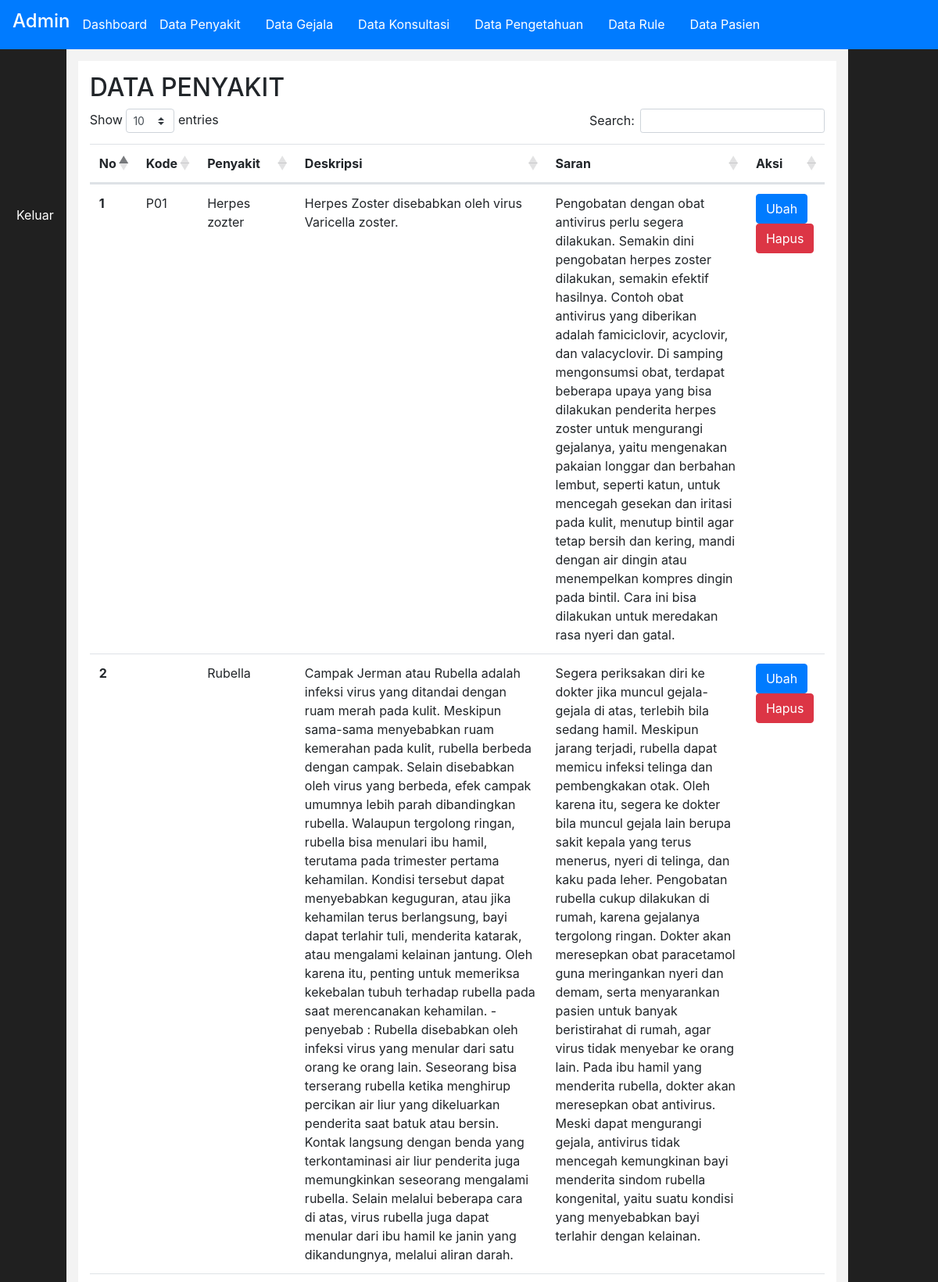
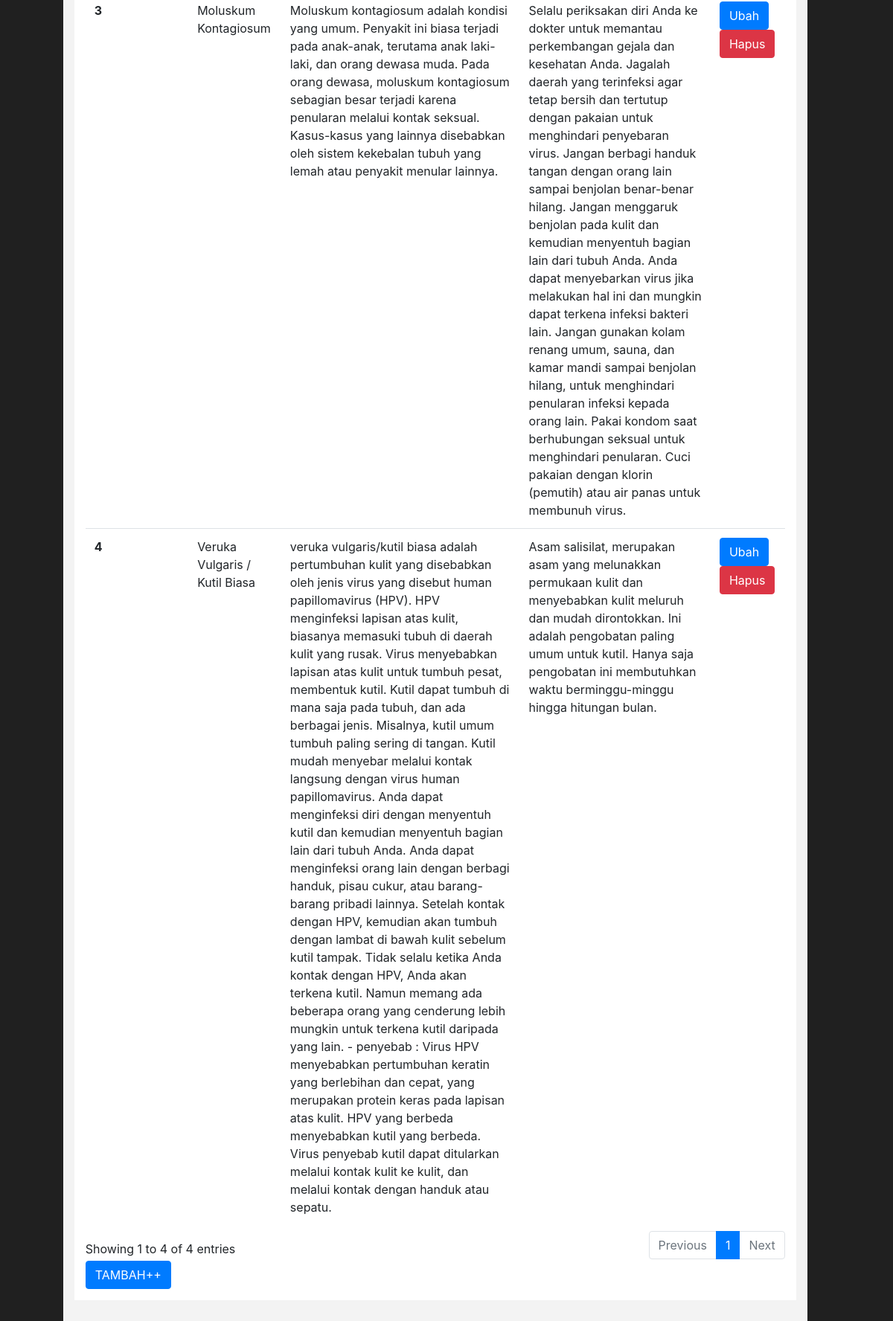
/admin/index.php?halaman=penyakit (signed in), run on the app's committed database (2 pictures, top to bottom).
### tables this page shows
CREATE TABLE `penyakit` (
  `id_penyakit` int(11) NOT NULL,
  `kd_penyakit` varchar(11) NOT NULL,
  `nama_penyakit` varchar(255) NOT NULL,
  `deskripsi_penyakit` text NOT NULL,
  `saran_penyakit` text NOT NULL
);

### config/class.php (called while the page is built, shortened)
<?php
$mysqli = new mysqli("localhost" , "root" , "" ,"pta-mufti-uji");
class diagnosapenyakit
{
	public $koneksi;
	function __construct($mysqli)
	{
		$this->koneksi = $mysqli;
	}
	function tampilpenyakit ()
	{
		$ambil = $this->koneksi->query("SELECT * FROM penyakit");
		while($pecah = $ambil->fetch_assoc())
		{
			$data[] =$pecah;
		}
		return $data;
	}
}
$diagnosapenyakit = new diagnosapenyakit($mysqli);
 ?>

### admin/penyakit/datapenyakit.php (the view)
<h2>DATA PENYAKIT</h2>
<?php
$datapenyakit = $diagnosapenyakit->tampilpenyakit();
 ?>
<div class="table-responsive">
	<table class="table" id= 'datatables'>
  <thead class="">
    <tr>
      <th scope="col">No</th>
      <th scope="col">Kode</th>
      <th scope="col">Penyakit</th>
      <th scope="col">Deskripsi</th>
      <th scope="col">Saran</th>
      <th scope="col">Aksi</th>
    </tr>
  </thead>
  <tbody>
  	<?php foreach ($datapenyakit as $key => $value):?>
  	  <tr>
      <th scope="row"> <?php echo $key+1; ?></th>
      <td><?php echo  $value['kd_penyakit']?></td>
      <td><?php echo  $value['nama_penyakit']?></td>
      <td><?php echo  $value['deskripsi_penyakit']?></td>
      <td><?php echo  $value['saran_penyakit']?></td>
      <td>
      	<a class="btn btn-primary" href="index.php?halaman=ubahpenyakit&id=<?php echo $value['id_penyakit'] ?>">Ubah</a>
      	<a class="btn btn-danger" href="penyakit/hapuspenyakit.php?id=<?php echo $value['id_penyakit']; ?>">Hapus</a>
      </td>
    </tr>
  	<?php endforeach?>
  </tbody>
</table>
</div>
<a class="btn btn-primary" href="index.php?halaman=tambahpenyakit">TAMBAH++</a>

### data on the page
penyakit: kd_penyakit "P01", nama_penyakit "Herpes zozter", deskripsi_penyakit "Herpes Zoster disebabkan oleh virus Varicella zoster.", saran_penyakit "Pengobatan dengan obat antivirus perlu segera dilakukan. Semakin dini pengobatan herpes zoster dilakukan, semakin efektif hasilnya. Contoh obat antivirus yang diberikan adalah famiciclovir, acyclovir, dan valacyclovir. Di samping mengonsumsi obat, terdapat beberapa upaya yang bisa dilakukan penderita herpes zoster untuk mengurangi gejalanya, yaitu mengenakan pakaian longgar dan berbahan lembut, seperti katun, untuk mencegah gesekan dan iritasi pada kulit, menutup bintil agar tetap bersih dan kering, mandi dengan air dingin atau menempelkan kompres dingin pada bintil. Cara ini bisa dilakukan untuk meredakan rasa nyeri dan gatal."
penyakit: nama_penyakit "Rubella", deskripsi_penyakit "Campak Jerman atau Rubella adalah infeksi virus yang ditandai dengan ruam merah pada kulit. Meskipun sama-sama menyebabkan ruam kemerahan pada kulit, rubella berbeda dengan campak. Selain disebabkan oleh virus yang berbeda, efek campak umumnya lebih parah dibandingkan rubella. Walaupun tergolong ringan, rubella bisa menulari ibu hamil, terutama pada trimester pertama kehamilan. Kondisi tersebut dapat menyebabkan keguguran, atau jika kehamilan terus berlangsung, bayi dapat terlahir tuli, menderita katarak, atau mengalami kelainan jantung. Oleh karena itu, penting untuk memeriksa kekebalan tubuh terhadap rubella pada saat merencanakan kehamilan. -penyebab : Rubella disebabkan oleh infeksi…", saran_penyakit "Segera periksakan diri ke dokter jika muncul gejala-gejala di atas, terlebih bila sedang hamil. Meskipun jarang terjadi, rubella dapat memicu infeksi telinga dan pembengkakan otak. Oleh karena itu, segera ke dokter bila muncul gejala lain berupa sakit kepala yang terus menerus, nyeri di telinga, dan kaku pada leher. Pengobatan rubella cukup dilakukan di rumah, karena gejalanya tergolong ringan. Dokter akan meresepkan obat paracetamol guna meringankan nyeri dan demam, serta menyarankan pasien untuk banyak beristirahat di rumah, agar virus tidak menyebar ke orang lain. Pada ibu hamil yang menderita rubella, dokter akan meresepkan obat antivirus. Meski dapat mengurangi gejala, antivirus tidak…"
penyakit: nama_penyakit "Moluskum Kontagiosum", deskripsi_penyakit "Moluskum kontagiosum adalah kondisi yang umum. Penyakit ini biasa terjadi pada anak-anak, terutama anak laki-laki, dan orang dewasa muda. Pada orang dewasa, moluskum kontagiosum sebagian besar terjadi karena penularan melalui kontak seksual. Kasus-kasus yang lainnya disebabkan oleh sistem kekebalan tubuh yang lemah atau penyakit menular lainnya.", saran_penyakit "Selalu periksakan diri Anda ke dokter untuk memantau perkembangan gejala dan kesehatan Anda. Jagalah daerah yang terinfeksi agar tetap bersih dan tertutup dengan pakaian untuk menghindari penyebaran virus. Jangan berbagi handuk tangan dengan orang lain sampai benjolan benar-benar hilang. Jangan menggaruk benjolan pada kulit dan kemudian menyentuh bagian lain dari tubuh Anda. Anda dapat menyebarkan virus jika melakukan hal ini dan mungkin dapat terkena infeksi bakteri lain. Jangan gunakan kolam renang umum, sauna, dan kamar mandi sampai benjolan hilang, untuk menghindari penularan infeksi kepada orang lain. Pakai kondom saat berhubungan seksual untuk menghindari penularan. Cuci pakaian…"
penyakit: nama_penyakit "Veruka Vulgaris / Kutil Biasa", deskripsi_penyakit "veruka vulgaris/kutil biasa adalah pertumbuhan kulit yang disebabkan oleh jenis virus yang disebut human papillomavirus (HPV). HPV menginfeksi lapisan atas kulit, biasanya memasuki tubuh di daerah kulit yang rusak. Virus menyebabkan lapisan atas kulit untuk tumbuh pesat, membentuk kutil. Kutil dapat tumbuh di mana saja pada tubuh, dan ada berbagai jenis. Misalnya, kutil umum tumbuh paling sering di tangan. Kutil mudah menyebar melalui kontak langsung dengan virus human papillomavirus. Anda dapat menginfeksi diri dengan menyentuh kutil dan kemudian menyentuh bagian lain dari tubuh Anda. Anda dapat menginfeksi orang lain dengan berbagi handuk, pisau cukur, atau barang-barang pribadi lainnya.…", saran_penyakit "Asam salisilat, merupakan asam yang melunakkan permukaan kulit dan menyebabkan kulit meluruh dan mudah dirontokkan. Ini adalah pengobatan paling umum untuk kutil. Hanya saja pengobatan ini membutuhkan waktu berminggu-minggu hingga hitungan bulan."
